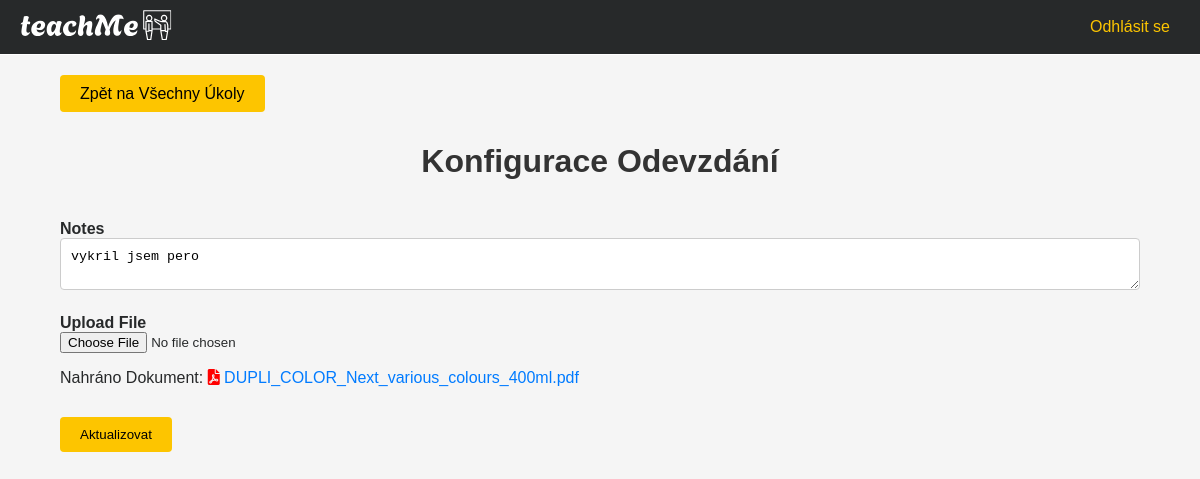
/configure_submission/1/13 (signed in), run on the app's committed database.
### models.py (models this page shows)
class Submission(db.Model):
    id = db.Column(db.Integer, primary_key=True)
    notes = db.Column(db.Text)
    document_link = db.Column(db.String(255))
    submitted_at = db.Column(db.DateTime, default=datetime.utcnow)
    student_id = db.Column(db.Integer, db.ForeignKey('student.id'), nullable=False)
    assignment_id = db.Column(db.Integer, db.ForeignKey('assignment.id'), nullable=False)
    points = db.Column(db.Integer, nullable=False, default=0)  # Add points field
    student = db.relationship('Student', backref=db.backref('submissions', lazy=True))
    assignment = db.relationship('Assignment',
                                 backref=db.backref('submissions', lazy=True, cascade='all, delete-orphan'))

### routes/main.py (the view)
@main.route('/configure_submission/<int:assignment_id>/<int:student_id>', methods=['GET', 'POST'])
def configure_submission(assignment_id, student_id):
    if current_user.is_teacher:
        abort(403)
    submission = Submission.query.filter_by(assignment_id=assignment_id, student_id=student_id).first_or_404()
    form = SubmissionForm(obj=submission)
    if form.validate_on_submit():
        form.populate_obj(submission)
        db.session.commit()
        flash('Submission updated successfully!', 'success')
        return redirect(url_for('main.assignments'))
    return render_template('configure_submission.html', form=form, submission=submission)

### forms.py
class SubmissionForm(FlaskForm):
    notes = TextAreaField('Notes')
    file = FileField('Upload File')
    submit = SubmitField('Submit')

### app.py (called while the page is built)
@login_manager.user_loader
def load_user(user_id):
    return User.query.get(user_id)

### templates/configure_submission.html (shortened to what this page needs)
{% extends 'base.html' %}
{% block content %}
<div class="button-group">
    <a href="{{ url_for('main.assignments') }}" class=" btn btn-primary">Zpět na Všechny Úkoly</a>
</div>
<div class='student_submission_container'>
    <h1>Konfigurace Odevzdání</h1>
    <form method="POST">
        <div class="form-group">
            {{ form.notes.label }}
            {{ form.notes(class="form-control", placeholder="Sem vložte své poznámky") }}
        </div>
        <div class="form-group">
            {{ form.file.label }}
            {{ form.file(class="form-control-file") }}
            {% if submission.document_link %}
                <p>Nahráno Dokument: <a href="{{ submission.document_link }}" target="_blank">
                    {% if submission.document_link.endswith('.pdf') %}
                        <i class="fas fa-file-pdf"></i>
                    {% elif submission.document_link.endswith('.doc') or submission.document_link.endswith('.docx') %}
                        <i class="fas fa-file-word"></i>
                    {% elif submission.document_link.endswith('.xls') or submission.document_link.endswith('.xlsx') %}
                        <i class="fas fa-file-excel"></i>
                    {% elif submission.document_link.endswith('.ppt') or submission.document_link.endswith('.pptx') %}
                        <i class="fas fa-file-powerpoint"></i>
                    {% else %}
                        <i class="fas fa-file"></i>
                    {% endif %}
                    {{ submission.document_link.split('/')[-1] }}</a>
                </p>
            {% endif %}
        </div>
        <button type="submit" class="btn btn-primary">Aktualizovat</button>
    </form>
</div>
{% endblock %}

### static/css/base.css (style rules this page uses)
body { font-family: 'Lato', sans-serif; background-color: #F8F8F8; color: #27292A; margin: 0; padding: 0; }
.fa-file-pdf { color: red; }

### static/css/login.css (style rules this page uses)
.form-group { margin-bottom: 20px; }

### static/css/group.css (style rules this page uses)
.button-group { padding-left: 5%; padding-top: 10px; margin-top: 20px; text-decoration: none; }

### static/css/new_assignment.css (style rules this page uses)
.form-group { margin-bottom: 20px; }
.form-group label { display: block; font-weight: bold; }
.form-control { width: 100%; padding: 10px; border: 1px solid #ccc; border-radius: 4px; box-sizing: border-box; }
.btn-primary { padding: 10px 20px; margin-top: 10px; background-color: #FDC500; color: #000; border: none; border-radius: 4px; cursor: pointer; transition: background-color 0.3s; text-decoration: none; }

### static/css/assignments.css (style rules this page uses)
body { font-family: Arial, sans-serif; background-color: #f5f5f5; margin: 0; padding: 0; }
h1, h2 { color: #333; }
a { text-decoration: none; color: #007bff; }
.student_submission_container { width: 90%; margin: auto; }
.student_submission_container h1 { text-align: center; margin: 20px; padding: 20px; }

### data on the page
Submission: notes "vykril jsem pero", document_link "DUPLI_COLOR_Next_various_colours_400ml.pdf"
